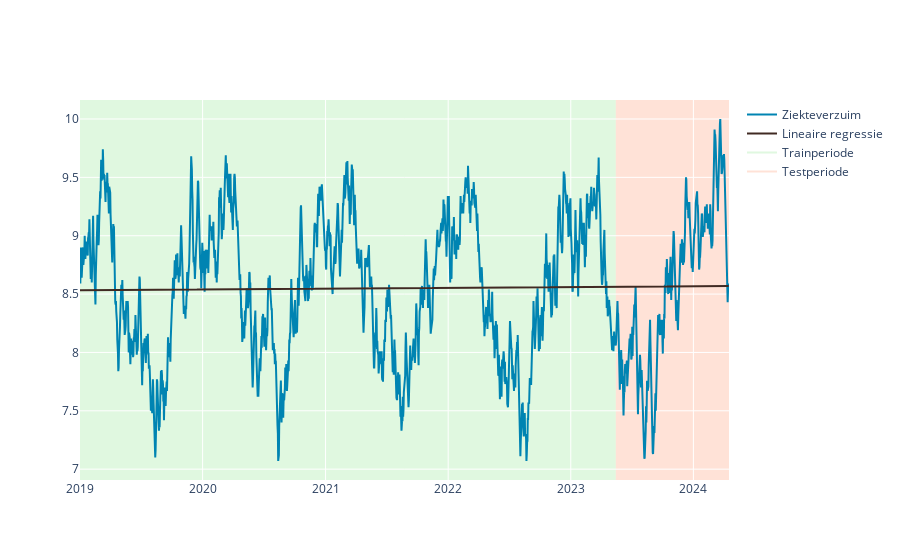

Notebook code cell kept with this figure:
### Markdown cell above
In de grafiek zijn twee periodes te onderscheiden:
* Het groene vlak is de **trainperiode**. De data uit deze periode is gebruikt om het model te trainen; in dit geval het voortschrijdend gemiddelde te berekenen.
* Het rode vlak is de **testperiode**. De data uit deze periode wordt gebruikt om te toetsen hoe goed het algoritme aansluit bij de gerealiseerde waarden.

**Opgave 2.2.** Wat valt je op aan de uitkomsten van het voortschrijdend gemiddelde model?

<!-- - 1e week in de traindata heeft geen waarde.
- Na een periode van voorspellingen onstaat een constante waarde.  -->


#### *Lineaire regressie*
Er zijn ook algoritmes welke niet enkel kijken naar de historische waarden die je probeert te voorspellen. Deze algoritmes maken gebruik van verklarende variabele(n). Het eenvoudigste model is lineaire regressie. Wat dit model doet een regressielijn bepalen: best passende lijn om de relatie tussen x en y te bepalen. Hierbij is y de variabele waar je naar op zoek bent en x kunnen 1 of meerdere verklarende variabelen zijn. In formulevorm:

$$
y_i = \beta_0 + \beta_1 x_1 + ... + \beta_i x_i + \epsilon_i
$$

Laten we een eenvoudige lineare regressie met 1 variabele (volgordelijkheid datums) toepassen:

### Code cell
df_lineaire_regressie = pas_lineaire_regressie_toe(df=df, onderwerp=onderwerp, yearly_seasonality=False, weekly_seasonality=False)

### Figure 1 — Plotly figure (JSON) as saved in the notebook; plotly's stock layout.template omitted (floating-point values rounded to 4 significant figures; data arrays with more than 128 entries replaced by an {"elided": "..."} marker saying what was removed)
{"data": [{"line": {"color": "#0084B2"}, "mode": "lines", "name": "Ziekteverzuim", "type": "scatter", "x": {"elided": "1932 str values"}, "y": {"elided": "1932 float values"}}, {"line": {"color": "#402a23"}, "mode": "lines", "name": "Lineaire regressie", "type": "scatter", "x": {"elided": "1932 str values"}, "y": {"elided": "1932 float values"}}, {"line": {"color": "limegreen"}, "mode": "lines", "name": "Trainperiode", "opacity": 0.15, "type": "scatter", "x": [null], "y": [null]}, {"line": {"color": "LightSalmon"}, "mode": "lines", "name": "Testperiode", "opacity": 0.3, "type": "scatter", "x": [null], "y": [null]}], "layout": {"paper_bgcolor": "white", "plot_bgcolor": "white", "shapes": [{"fillcolor": "limegreen", "layer": "below", "line": {"width": 0}, "opacity": 0.15, "type": "rect", "x0": "2019-01-01", "x1": "2023-05-15", "xref": "x", "y0": 0, "y1": 1, "yref": "paper"}, {"fillcolor": "LightSalmon", "layer": "below", "line": {"width": 0}, "opacity": 0.3, "type": "rect", "x0": "2023-05-15", "x1": "2024-04-16", "xref": "x", "y0": 0, "y1": 1, "yref": "paper"}]}}
